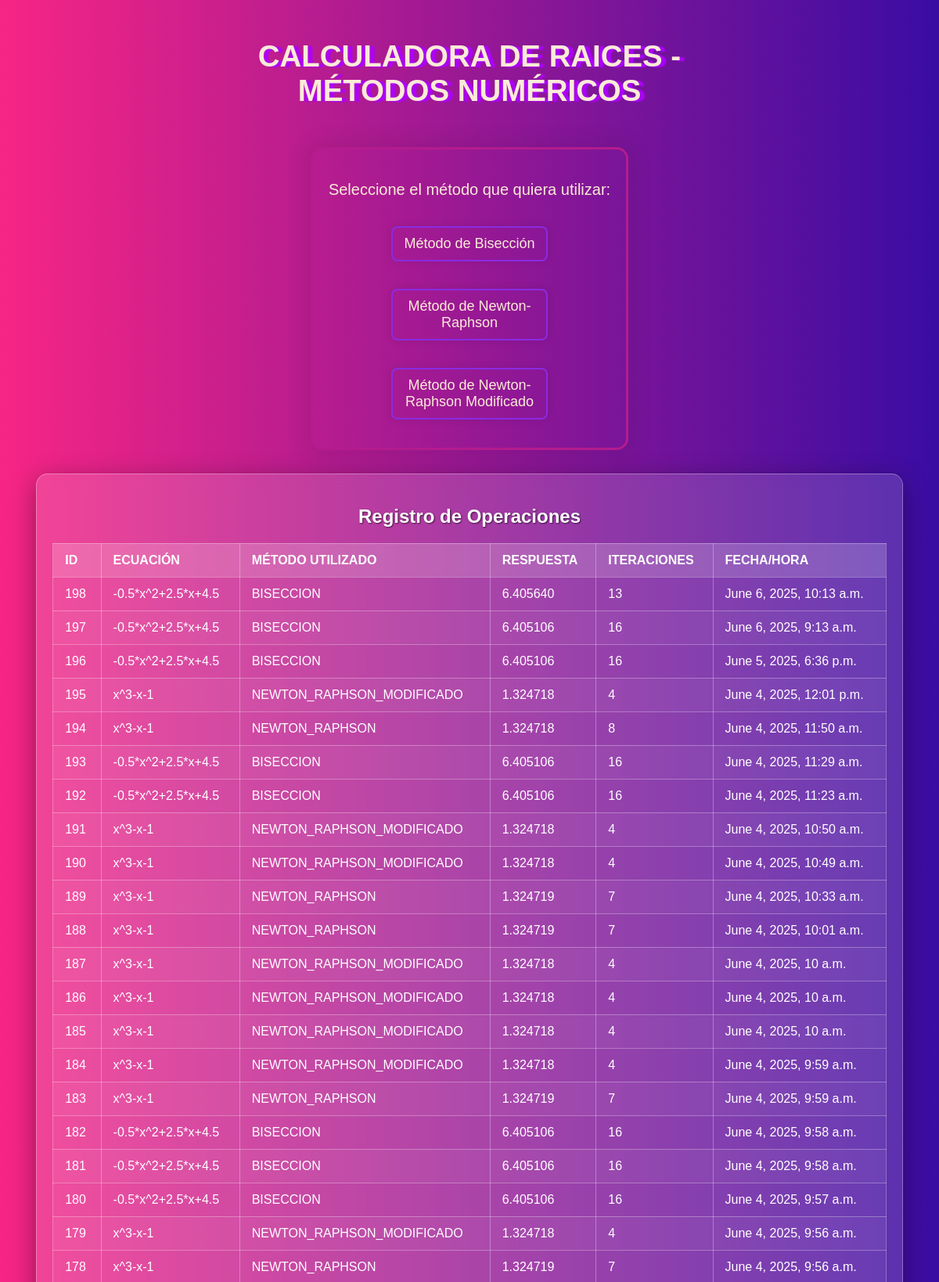
The page / (upper part) on the database its author committed.
### myapp/models.py (models this page shows, shortened)
class CalculoRaices(models.Model):
    ecuacion=models.CharField(max_length=200)
    OPCION_METODO=[
        ("BISECCION", "Bisección"),
        ("NEWTON_RAPHSON", "Newton-Raphson"),
        ("NEWTON_RAPHSON_MODIFICADO", "Newton-Raphson Modificado"),
    ]
    metodo_utilizado=models.CharField(max_length=30, choices=OPCION_METODO)
    respuesta=models.DecimalField(max_digits=10, decimal_places=6)
    iteraciones = models.IntegerField(default=0)
    fecha_y_hora =models.DateTimeField(auto_now_add=True)
    class Meta:
        verbose_name = "Cálculo de Calculadora"
        verbose_name_plural = "Cálculos de Calculadora"
        ordering = ['-fecha_y_hora']

### myapp/views.py (the view)
# urls.py: path('', views.home, name='home'),
def home(request):
    calculos_anteriores = CalculoRaices.objects.all().order_by('-id')
    context = {
        'calculos': calculos_anteriores
    }
    return render(request, 'home.html', context)

### myapp/templates/home.html (shortened to what this page needs)
{% load static %}
<!DOCTYPE html>
<html lang="es">
<head>
    <link rel="stylesheet" href="{% static 'css/calculadora/styleshome.css' %}">
</head>
<body>
    <div class="titulo">
        <h1>
            CALCULADORA DE RAICES - MÉTODOS NUMÉRICOS
        </h1>
    </div>
    <div class="contenido">
        <p class="texto">
            Seleccione el método que quiera utilizar:
        </p>
        <ul class="opciones">
            <li><a class="opcionMetodo" href="{% url 'bisection' %}">Método de Bisección</a></li>
            <li ><a class="opcionMetodo" href="{% url 'newton_raphson' %}">Método de Newton-Raphson</a></li>
            <li ><a class="opcionMetodo"  href="{% url 'modified_newton_raphson' %}">Método de Newton-Raphson Modificado</a></li>
        </ul>
    </div>
    <div class="resultados-anteriores">
        <h2>Registro de Operaciones</h2>
        {% if calculos %}
            <table class="tabla-resultados">
                <thead>
                    <tr>
                        <th>ID</th>
                        <th>Ecuación</th>
                        <th>Método Utilizado</th>
                        <th>Respuesta</th>
                        <th>Iteraciones</th>
                        <th>Fecha/Hora</th>
                    </tr>
                </thead>
                <tbody>
                    {% for calc in calculos %}
                    <tr>
                        <td>{{ calc.id }}</td>
                        <td>{{ calc.ecuacion }}</td>
                        <td>{{ calc.metodo_utilizado }}</td>
                        <td>{{ calc.respuesta }}</td>
                        <td>{{ calc.iteraciones }}</td>
                        <td>{{ calc.fecha_y_hora }}</td>
                    </tr>
                    {% endfor %}
                </tbody>
            </table>
        {% else %}
                <p class="no-data">No hay cálculos anteriores guardados en la base de datos.</p>
        {% endif %}
    </div>
</body>
</html>

### myapp/static/css/calculadora/styleshome.css (style rules this page uses)
html { height: auto; min-height: 100%; }
body { background: linear-gradient(to right, #f72585, #3a0ca3); }
.titulo { max-width: 600px; margin: auto; margin-top: 50px; }
h1 { color: antiquewhite; font-size: 2.4em; text-align: center; text-shadow: 6px 1px 2px rgb(174, 0, 255); }
.contenido { max-width: 400px; margin:auto; margin-top: 50px; padding: 20px 0 20px; border:3px solid #b41c8e; border-radius: 15px; box-shadow: 0px 0px 25px 10px #0001; }
.texto { font-size: 20px; text-align: center; color:antiquewhite; }
.opciones { max-width: 200px; margin-left: 60px; text-align: center; list-style-type: none; }
.opcionMetodo { text-decoration: none; color:antiquewhite; font-size: 18px; }
.opciones li { padding: 10px 0 10px; margin-top: 35px; border: 2px solid #8A2BE2; box-shadow: 0px 0px 10px 2px #0001; border-radius: 8px; transition: background-color 0.3s ease; }
body { color: #eee; font-family: Arial, sans-serif; }
.resultados-anteriores { margin: 30px auto; padding: 20px; width: 90%; max-width: 1200px; background: rgba(255, 255, 255, 0.15); border-radius: 15px; border: 1px solid rgba(255, 255, 255, 0.3); box-shadow: 0 8px 32px 0 rgba(0, 0, 0, 0.37); backdrop-filter: blur(10px); -webkit-backdrop-filter: blur(10px); color: #fff; }
.resultados-anteriores h2 { text-align: center; margin-bottom: 20px; color: #fff; text-shadow: 1px 1px 2px rgba(0,0,0,0.6); }
.tabla-resultados { width: 100%; border-collapse: collapse; margin-top: 20px; }
.tabla-resultados th, .tabla-resultados td { border: 1px solid rgba(255, 255, 255, 0.3); padding: 12px 15px; text-align: left; color: #fff; background: rgba(255, 255, 255, 0.05); }
.tabla-resultados th { background-color: rgba(255, 255, 255, 0.2); font-weight: bold; text-transform: uppercase; }
.tabla-resultados tr:nth-child(even) { background-color: rgba(255, 255, 255, 0.03); }
body { opacity: 0; transition: opacity 0.5s ease-in-out; -webkit-transition: opacity 0.5s ease-in-out; }
body.page-loaded { opacity: 1; }

### rows shown on the page
CalculoRaices: id "198", ecuacion "-0.5*x^2+2.5*x+4.5", metodo_utilizado "BISECCION", respuesta "6.405640", iteraciones "13", fecha_y_hora "June 6, 2025, 10:13 a.m."
CalculoRaices: id "197", ecuacion "-0.5*x^2+2.5*x+4.5", metodo_utilizado "BISECCION", respuesta "6.405106", iteraciones "16", fecha_y_hora "June 6, 2025, 9:13 a.m."
CalculoRaices: id "196", ecuacion "-0.5*x^2+2.5*x+4.5", metodo_utilizado "BISECCION", respuesta "6.405106", iteraciones "16", fecha_y_hora "June 5, 2025, 6:36 p.m."
CalculoRaices: id "195", ecuacion "x^3-x-1", metodo_utilizado "NEWTON_RAPHSON_MODIFICADO", respuesta "1.324718", iteraciones "4", fecha_y_hora "June 4, 2025, 12:01 p.m."
CalculoRaices: id "194", ecuacion "x^3-x-1", metodo_utilizado "NEWTON_RAPHSON", respuesta "1.324718", iteraciones "8", fecha_y_hora "June 4, 2025, 11:50 a.m."
CalculoRaices: id "193", ecuacion "-0.5*x^2+2.5*x+4.5", metodo_utilizado "BISECCION", respuesta "6.405106", iteraciones "16", fecha_y_hora "June 4, 2025, 11:29 a.m."
CalculoRaices: id "192", ecuacion "-0.5*x^2+2.5*x+4.5", metodo_utilizado "BISECCION", respuesta "6.405106", iteraciones "16", fecha_y_hora "June 4, 2025, 11:23 a.m."
CalculoRaices: id "191", ecuacion "x^3-x-1", metodo_utilizado "NEWTON_RAPHSON_MODIFICADO", respuesta "1.324718", iteraciones "4", fecha_y_hora "June 4, 2025, 10:50 a.m."
CalculoRaices: id "190", ecuacion "x^3-x-1", metodo_utilizado "NEWTON_RAPHSON_MODIFICADO", respuesta "1.324718", iteraciones "4", fecha_y_hora "June 4, 2025, 10:49 a.m."
CalculoRaices: id "189", ecuacion "x^3-x-1", metodo_utilizado "NEWTON_RAPHSON", respuesta "1.324719", iteraciones "7", fecha_y_hora "June 4, 2025, 10:33 a.m."
CalculoRaices: id "188", ecuacion "x^3-x-1", metodo_utilizado "NEWTON_RAPHSON", respuesta "1.324719", iteraciones "7", fecha_y_hora "June 4, 2025, 10:01 a.m."
CalculoRaices: id "187", ecuacion "x^3-x-1", metodo_utilizado "NEWTON_RAPHSON_MODIFICADO", respuesta "1.324718", iteraciones "4", fecha_y_hora "June 4, 2025, 10 a.m."
CalculoRaices: id "186", ecuacion "x^3-x-1", metodo_utilizado "NEWTON_RAPHSON_MODIFICADO", respuesta "1.324718", iteraciones "4", fecha_y_hora "June 4, 2025, 10 a.m."
CalculoRaices: id "185", ecuacion "x^3-x-1", metodo_utilizado "NEWTON_RAPHSON_MODIFICADO", respuesta "1.324718", iteraciones "4", fecha_y_hora "June 4, 2025, 10 a.m."
CalculoRaices: id "184", ecuacion "x^3-x-1", metodo_utilizado "NEWTON_RAPHSON_MODIFICADO", respuesta "1.324718", iteraciones "4", fecha_y_hora "June 4, 2025, 9:59 a.m."
CalculoRaices: id "183", ecuacion "x^3-x-1", metodo_utilizado "NEWTON_RAPHSON", respuesta "1.324719", iteraciones "7", fecha_y_hora "June 4, 2025, 9:59 a.m."
CalculoRaices: id "182", ecuacion "-0.5*x^2+2.5*x+4.5", metodo_utilizado "BISECCION", respuesta "6.405106", iteraciones "16", fecha_y_hora "June 4, 2025, 9:58 a.m."
CalculoRaices: id "181", ecuacion "-0.5*x^2+2.5*x+4.5", metodo_utilizado "BISECCION", respuesta "6.405106", iteraciones "16", fecha_y_hora "June 4, 2025, 9:58 a.m."
CalculoRaices: id "180", ecuacion "-0.5*x^2+2.5*x+4.5", metodo_utilizado "BISECCION", respuesta "6.405106", iteraciones "16", fecha_y_hora "June 4, 2025, 9:57 a.m."
CalculoRaices: id "179", ecuacion "x^3-x-1", metodo_utilizado "NEWTON_RAPHSON_MODIFICADO", respuesta "1.324718", iteraciones "4", fecha_y_hora "June 4, 2025, 9:56 a.m."
CalculoRaices: id "178", ecuacion "x^3-x-1", metodo_utilizado "NEWTON_RAPHSON", respuesta "1.324719", iteraciones "7", fecha_y_hora "June 4, 2025, 9:56 a.m."
